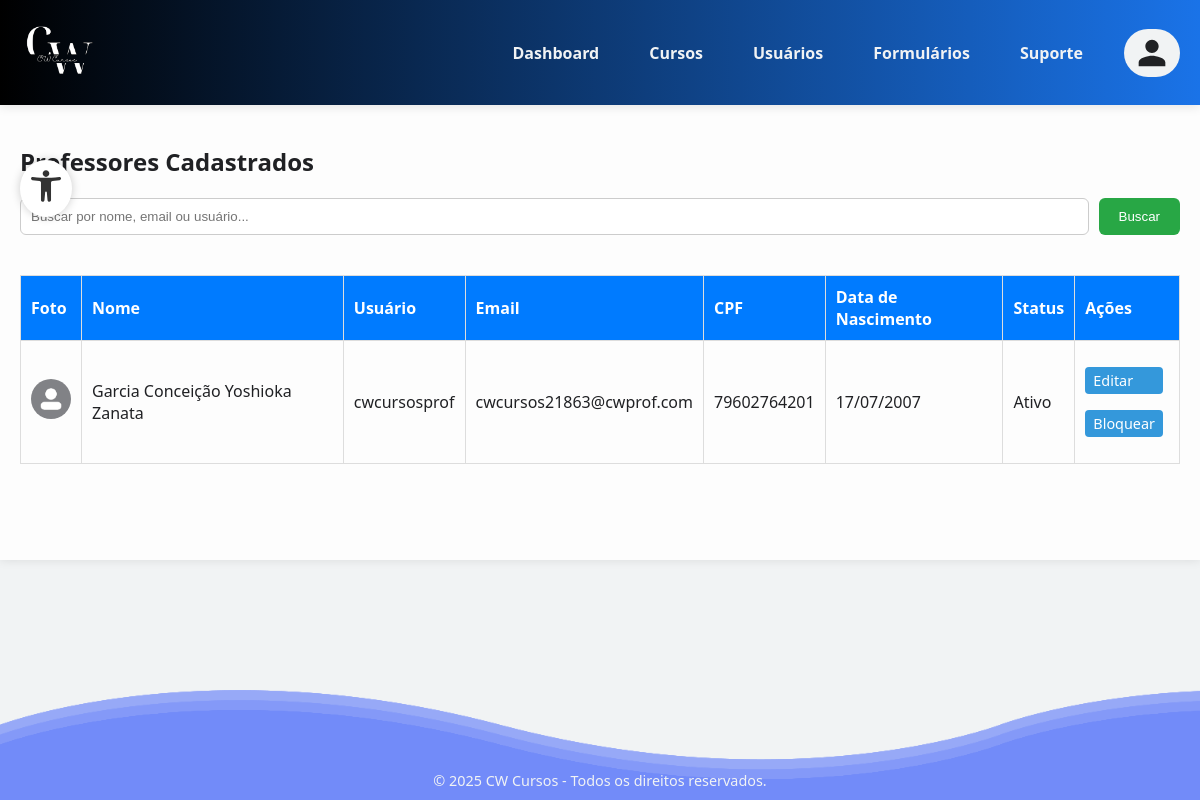
Page /administrador/usuarios/professor/list.php?type=professor on the committed database.
### tables this page shows
CREATE TABLE IF NOT EXISTS `usuarios` (
  `id` int NOT NULL AUTO_INCREMENT,
  `nome` varchar(45) DEFAULT NULL,
  `usuario` varchar(50) DEFAULT NULL,
  `email` varchar(255) DEFAULT NULL,
  `senha` varchar(255) DEFAULT NULL,
  `photo` varchar(255) DEFAULT '/AAP-5_3306/funcoes/uploads/profile/default_profile.jpg',
  `data_nascimento` date DEFAULT NULL,
  `tipo` enum('aluno','professor','administrador') NOT NULL DEFAULT 'aluno',
  `status` enum('ativo','pendente','bloqueado') NOT NULL DEFAULT 'ativo',
  `reset_token_hash` varchar(255) DEFAULT NULL,
  `reset_token_expires_at` datetime DEFAULT NULL,
  `aceitou_termos` tinyint(1) NOT NULL DEFAULT '0',
  `cpf` varchar(14) DEFAULT NULL,
  `rg` varchar(20) DEFAULT NULL,
  `endereco` varchar(255) DEFAULT NULL,
  `telefone` varchar(20) DEFAULT NULL,
  `linkedin` varchar(255) DEFAULT NULL,
  `experiencia` text,
  `area_conhecimento` varchar(100) DEFAULT NULL,
  `disponibilidade` varchar(100) DEFAULT NULL,
  `token_ativacao` varchar(255) DEFAULT NULL,
  PRIMARY KEY (`id`),
  UNIQUE KEY `email` (`email`),
  UNIQUE KEY `usuario` (`usuario`) USING BTREE
);

### administrador/usuarios/funcoes/listagemUsuarios.php (the view, shortened to what this page needs)
<?php
function listarUsuarios($conexao, $type, $busca = '')
{
    $type = mysqli_real_escape_string($conexao, $type);
    $query = "SELECT * FROM usuarios WHERE tipo = '$type'";
    $query .= " ORDER BY nome ASC";
    $result = mysqli_query($conexao, $query);
    if (mysqli_num_rows($result) > 0) {
        echo '<table>
            <thead>
                <tr>
                    <th>Foto</th>
                    <th>Nome</th>
                    <th>Usuário</th>
                    <th>Email</th>';
        if ($type === 'professor') {
            echo '<th>CPF</th>';
        }
        echo '      <th>Data de Nascimento</th>
                    <th>Status</th>
                    <th>Ações</th>
                </tr>
            </thead>
            <tbody>';
        while ($row = mysqli_fetch_assoc($result)) {
            $id = $row['id'];
            $nome = htmlspecialchars($row['nome']);
            $usuario = htmlspecialchars($row['usuario']);
            $email = htmlspecialchars($row['email']);
            $cpf = htmlspecialchars($row['cpf'] ?? '');
            $dataNascimento = date('d/m/Y', strtotime($row['data_nascimento']));
            $status = ucfirst($row['status']);
            $photo = htmlspecialchars($row['photo']);
            $btnAcao = $row['status'] === 'bloqueado'
                ? "<a href='../funcoes/acoes/desbloquear.php?id=$id' class='btn-acao'>Desbloquear</a>"
                : "<a href='../funcoes/acoes/bloquear.php?id=$id' class='btn-acao' onclick=\"return confirm('Tem certeza que deseja bloquear este usuário?')\">Bloquear</a>";
            echo "<tr>
                <td><img src='$photo' alt='Foto' width='40' height='40' style='border-radius: 50%;'></td>
                <td>$nome</td>
                <td>$usuario</td>
                <td>$email</td>";
            if ($type === 'professor') {
                echo "<td>$cpf</td>";
            }
            echo "  <td>$dataNascimento</td>
                <td>$status</td>
                <td>
                    <a href='../funcoes/editar.php?id=$id&type=$type' class='btn-acao'>Editar</a>
                    $btnAcao
                </td>
            </tr>";
        }
        echo '</tbody></table>';
    } else {
        echo "<p>Nenhum $type encontrado.</p>";
    }
}
?>

### administrador/usuarios/professor/css/list.css (style rules this page uses)
table { width: 100%; border-collapse: collapse; margin-top: 20px; }
thead { background-color: #007BFF; color: white; }
td, th { padding: 10px; border: 1px solid #ddd; text-align: left; }
.btn-acao { display: flex; margin-top: 1rem; margin-bottom: 1rem; }
.btn-acao { margin-right: 6px; padding: 4px 8px; background-color: #3498db; color: white; text-decoration: none; border-radius: 4px; font-size: 0.9em; }

### administrador/usuarios/professor/partials/style.css (style rules this page uses)
:root { --azul: #1A73E8; --cinza-claro: #F1F3F4; --cinza-escuro: #202124; --amarelo: #FFB400; }
html, body { height: 100%; margin: 0; display: flex; flex-direction: column; }
body { font-family: 'Segoe UI', Tahoma, Geneva, Verdana, sans-serif; background-color: var(--cinza-claro); color: var(--cinza-escuro); }

### rows in the picture
usuarios: nome "Garcia Conceição Yoshioka Zanata", usuario "cwcursosprof", email "cwcursos21863@cwprof.com", cpf "79602764201", data_nascimento "17/07/2007", status "Ativo"

### other values in the picture
$type "Professor"
